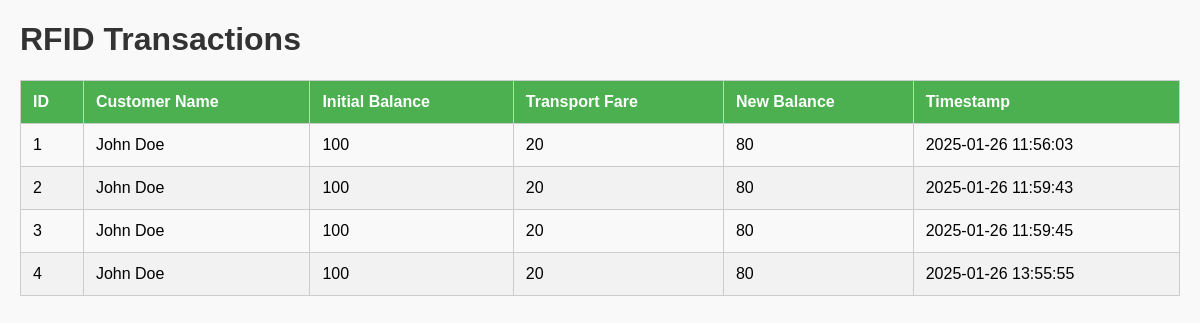
The page / on the database its author committed.
### tables this page shows
CREATE TABLE rfid_transactions (
            id INTEGER PRIMARY KEY AUTOINCREMENT,
            customer TEXT NOT NULL,
            initial_balance REAL NOT NULL,
            transport_fare REAL NOT NULL,
            new_balance REAL GENERATED ALWAYS AS (initial_balance - transport_fare) STORED,
            timestamp DATETIME DEFAULT CURRENT_TIMESTAMP
        );

### RFIDManager.php (called while the page is built, shortened)
<?php
require_once 'DatabaseManager.php';
class RFIDManager {
    private $db;
    public function __construct() {
        $databaseManager = new DatabaseManager();
        $this->db = $databaseManager->getConnection();
    }
    private function initializeTable() {
        $query = "CREATE TABLE IF NOT EXISTS rfid_transactions (
            id INTEGER PRIMARY KEY AUTOINCREMENT,
            customer TEXT NOT NULL,
            initial_balance REAL NOT NULL,
            transport_fare REAL NOT NULL,
            new_balance REAL GENERATED ALWAYS AS (initial_balance - transport_fare) STORED,
            timestamp DATETIME DEFAULT CURRENT_TIMESTAMP
        )";
        $this->db->exec($query);
    }
    public function getAllTransactions() {
        $result = $this->db->query("SELECT id, customer, initial_balance, transport_fare, new_balance, timestamp FROM rfid_transactions");
        $transactions = [];
        while ($row = $result->fetchArray(SQLITE3_ASSOC)) {
            $transactions[] = $row;
        }
        return $transactions;
    }
}
?>

### DatabaseManager.php (called while the page is built)
<?php
class DatabaseManager {
    private $db;
    public function __construct($databaseFile = 'database.sqlite') {
        try {
            $this->db = new SQLite3($databaseFile);
        } catch (Exception $e) {
            die("Database connection failed: " . $e->getMessage());
        }
    }
    public function getConnection() {
        return $this->db;
    }
}
?>

### index.php (the view, shortened to what this page needs)
<?php
require_once 'RFIDManager.php';
$rfidManager = new RFIDManager();
$transactions = $rfidManager->getAllTransactions();
?>
<!DOCTYPE html>
<html lang="en">
<head>
</head>
<body>
    <h1>RFID Transactions</h1>
    <table>
        <thead>
            <tr>
                <th>ID</th>
                <th>Customer Name</th>
                <th>Initial Balance</th>
                <th>Transport Fare</th>
                <th>New Balance</th>
                <th>Timestamp</th>
            </tr>
        </thead>
        <tbody>
            <?php if (count($transactions) > 0): ?>
                <?php foreach ($transactions as $transaction): ?>
                    <tr>
                        <td><?= htmlspecialchars($transaction['id']) ?></td>
                        <td><?= htmlspecialchars($transaction['customer']) ?></td>
                        <td><?= htmlspecialchars($transaction['initial_balance']) ?></td>
                        <td><?= htmlspecialchars($transaction['transport_fare']) ?></td>
                        <td><?= htmlspecialchars($transaction['new_balance']) ?></td>
                        <td><?= htmlspecialchars($transaction['timestamp']) ?></td>
                    </tr>
                <?php endforeach; ?>
            <?php else: ?>
                <tr>
                    <td colspan="6">No transactions found.</td>
                </tr>
            <?php endif; ?>
        </tbody>
    </table>
</body>
</html>

### index.php (style rules this page uses)
body { font-family: Arial, sans-serif; background-color: #f9f9f9; margin: 20px; }
h1 { color: #333; }
table { width: 100%; border-collapse: collapse; margin-top: 20px; }
table, th, td { border: 1px solid #ccc; }
th, td { padding: 12px; text-align: left; }
th { background-color: #4CAF50; color: white; }
tr:nth-child(even) { background-color: #f2f2f2; }

### rows shown on the page
rfid_transactions: id "1", customer "John Doe", initial_balance "100", transport_fare "20", new_balance "80", timestamp "2025-01-26 11:56:03"
rfid_transactions: id "2", customer "John Doe", initial_balance "100", transport_fare "20", new_balance "80", timestamp "2025-01-26 11:59:43"
rfid_transactions: id "3", customer "John Doe", initial_balance "100", transport_fare "20", new_balance "80", timestamp "2025-01-26 11:59:45"
rfid_transactions: id "4", customer "John Doe", initial_balance "100", transport_fare "20", new_balance "80", timestamp "2025-01-26 13:55:55"
